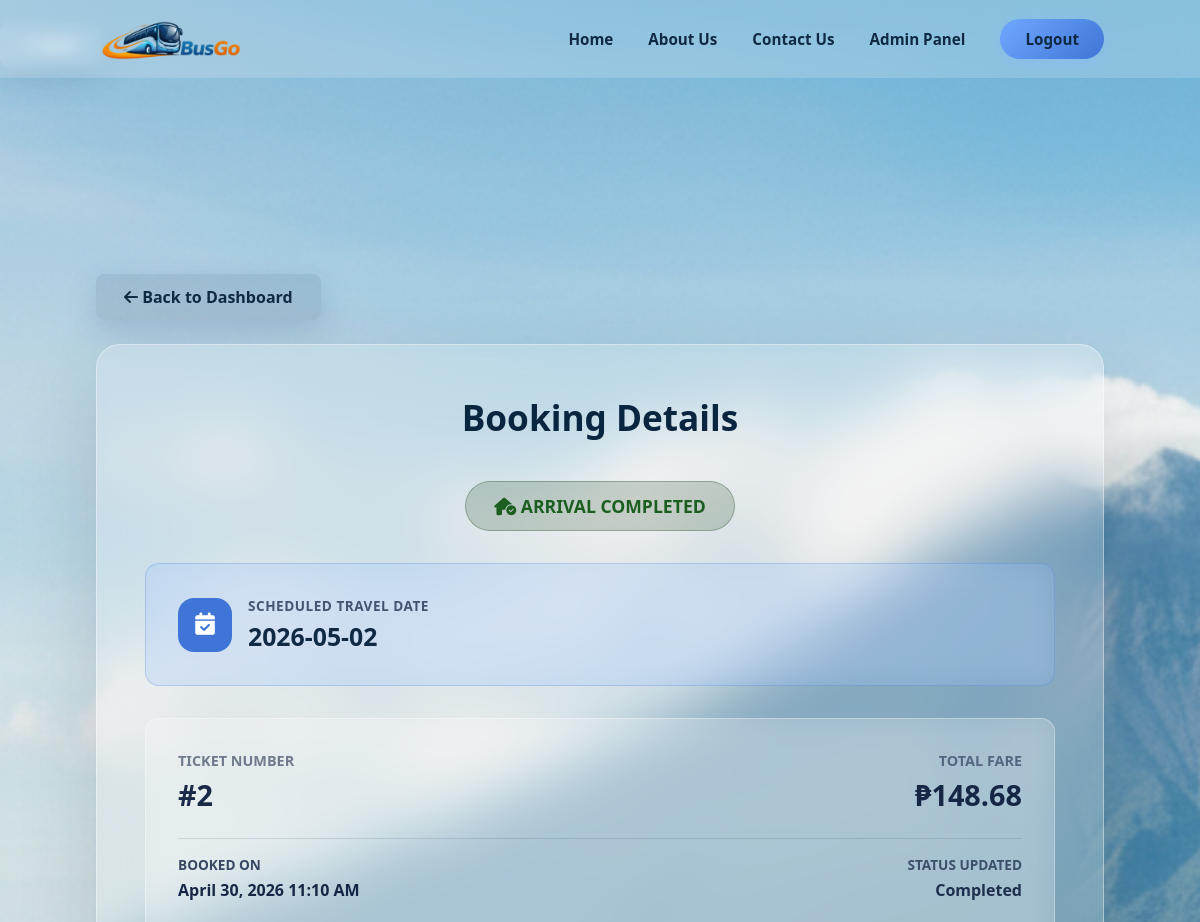
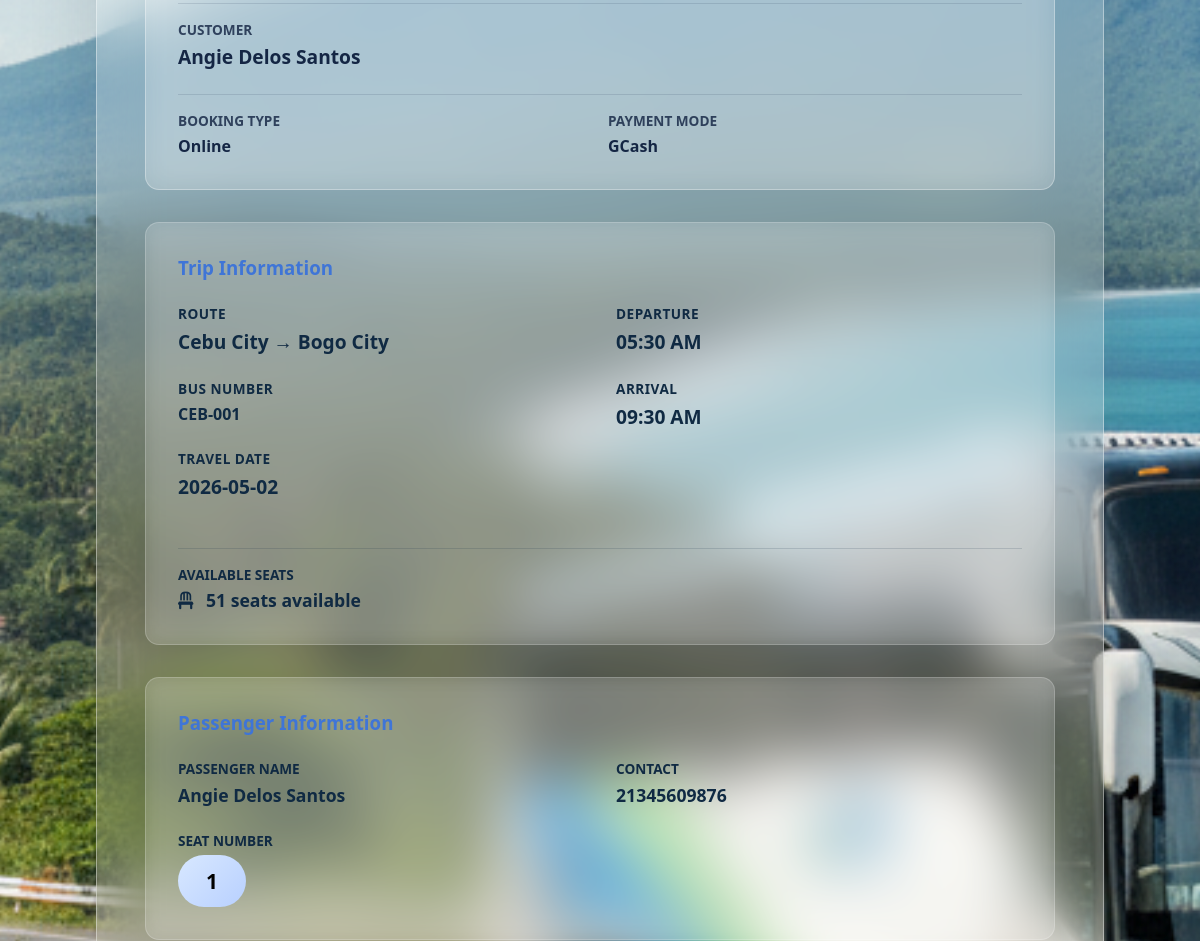
The app's page /admin/booking/2 (signed in, upper part), older data (2 pictures, top to bottom).
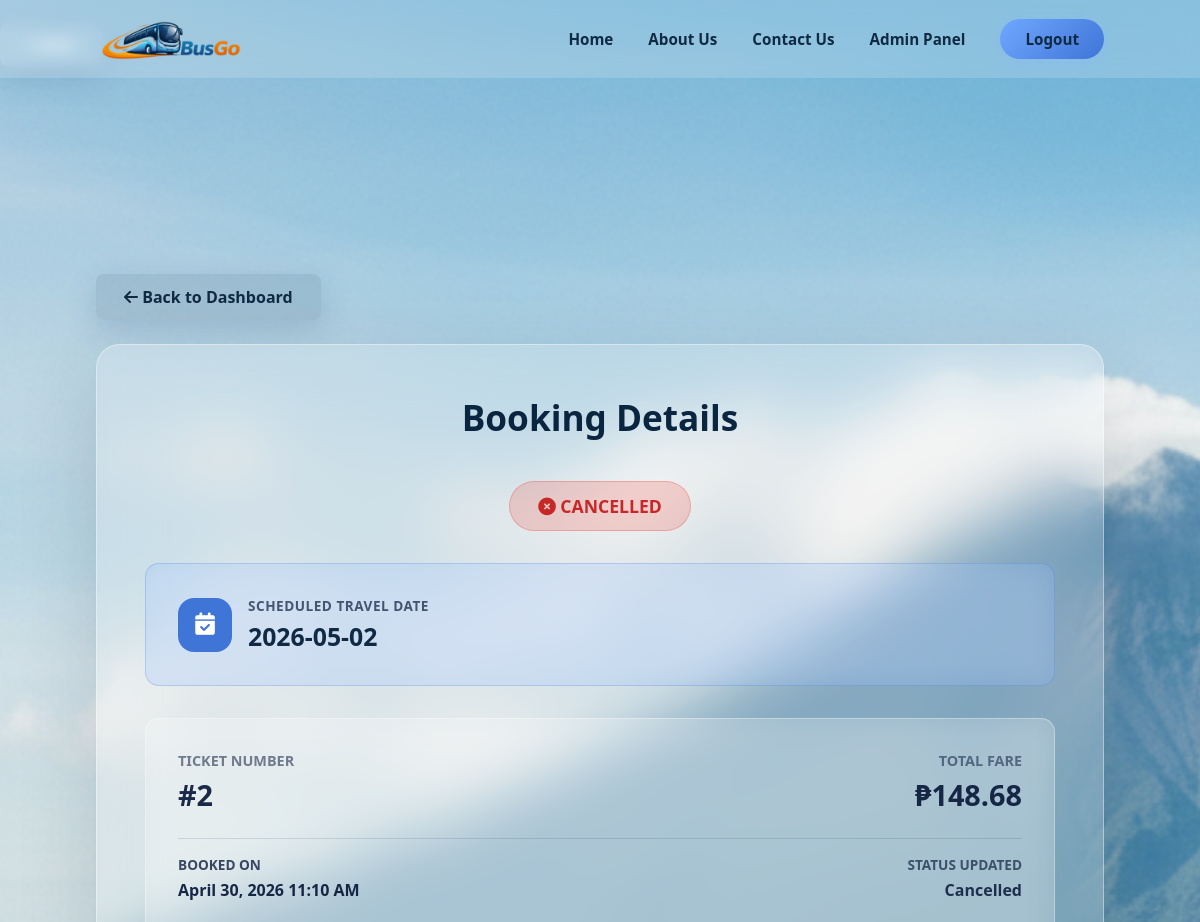
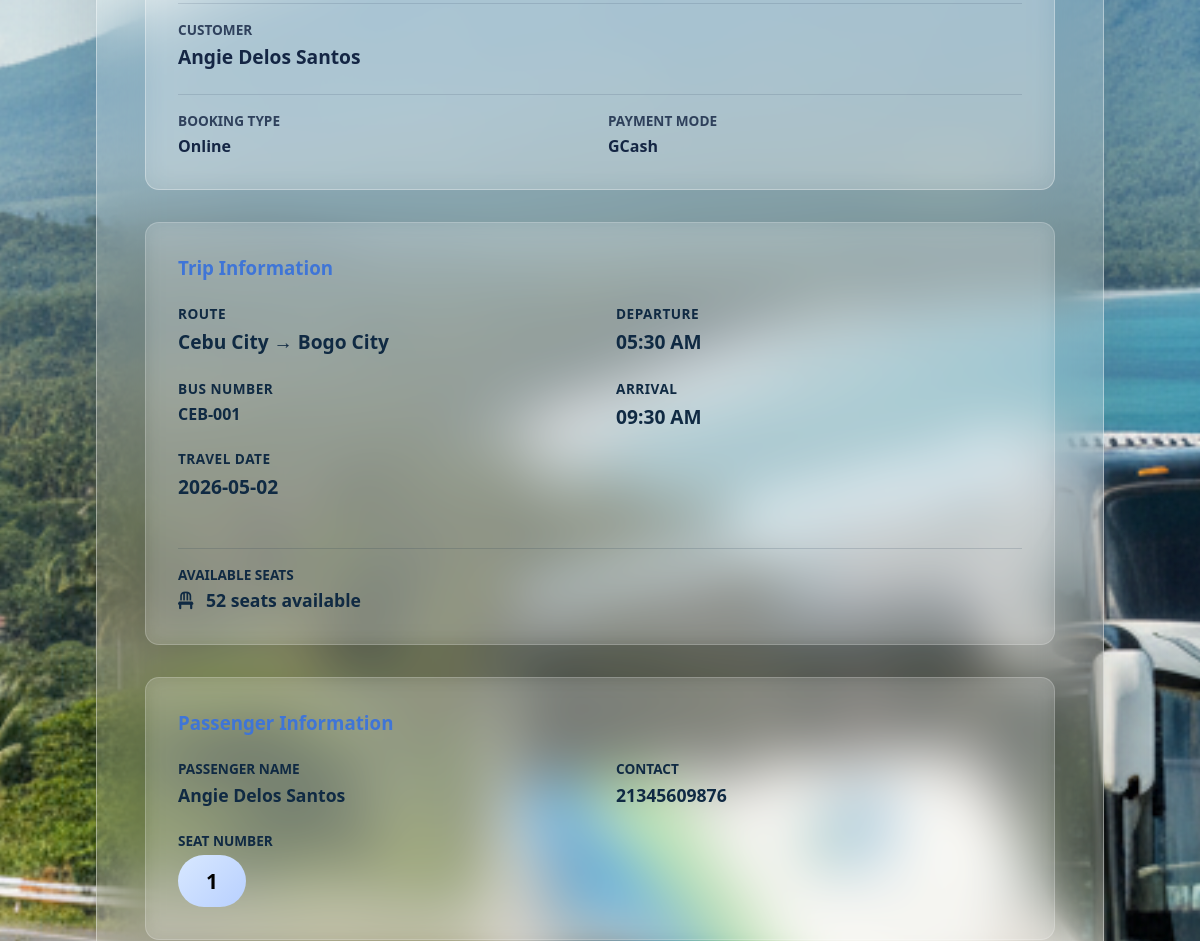
The same page, newer data (2 pictures, top to bottom).
### tables this page shows
CREATE TABLE bookings (
            id INTEGER PRIMARY KEY AUTOINCREMENT,
            user_id INTEGER,
            trip_id INTEGER,
            passenger_id INTEGER,
            seat_number TEXT,
            status TEXT DEFAULT 'waiting for payment',
            booking_type TEXT DEFAULT 'Online',
            payment_method TEXT DEFAULT 'Online',
            created_at TEXT DEFAULT CURRENT_TIMESTAMP, price REAL DEFAULT 0, distance REAL DEFAULT 0, fare_type TEXT DEFAULT 'regular', discount_type TEXT, id_photo_path TEXT, travel_date TEXT,
            FOREIGN KEY(user_id) REFERENCES users(id),
            FOREIGN KEY(trip_id) REFERENCES trips(id),
            FOREIGN KEY(passenger_id) REFERENCES passengers(id)
        );

CREATE TABLE passengers (
            id INTEGER PRIMARY KEY AUTOINCREMENT,
            fullname TEXT,
            contact TEXT
        );

CREATE TABLE buses (
            id INTEGER PRIMARY KEY AUTOINCREMENT,
            bus_no TEXT UNIQUE NOT NULL,
            capacity INTEGER DEFAULT 52,
            status TEXT DEFAULT 'available',
            created_at TEXT DEFAULT CURRENT_TIMESTAMP,
            updated_at TEXT DEFAULT CURRENT_TIMESTAMP
        );

CREATE TABLE trips (id INTEGER PRIMARY KEY AUTOINCREMENT, bus_id INTEGER, route_id INTEGER, departure TEXT, arrival TEXT, status TEXT DEFAULT 'scheduled', FOREIGN KEY (bus_id) REFERENCES buses (id), FOREIGN KEY (route_id) REFERENCES routes (id));

### app.py (the view)
@app.route("/admin/booking/<int:booking_id>")
def admin_view_booking(booking_id):
    if "user_id" not in session or session.get("role") != "admin":
        return redirect(url_for("home"))
    conn = get_db_connection()
    booking = conn.execute("""
        SELECT
            b.id,
            b.seat_number,
            b.status,
            b.trip_id,
            b.created_at,
            b.travel_date,
            b.booking_type,
            b.payment_method,

            p.fullname AS passenger_name,
            p.contact,

            t.departure,
            t.arrival,
            b.price,
            r.origin,
            r.destination,
            (r.origin || ' → ' || r.destination) AS route,

            bu.bus_no,

            u.fullname AS user_name,
            u.email AS user_email

        FROM bookings b
        JOIN passengers p ON b.passenger_id = p.id
        JOIN trips t ON b.trip_id = t.id
        JOIN buses bu ON t.bus_id = bu.id
        JOIN routes r ON t.route_id = r.id
        JOIN users u ON b.user_id = u.id

        WHERE b.id = ?
    """, (booking_id,)).fetchone()
    if not booking:
        conn.close()
        return redirect(url_for("admin_bookings"))
    available_seats = 52 - len(get_seat_statuses(conn, booking["trip_id"], booking["travel_date"]))
    created_at_raw = booking['created_at'] if booking['created_at'] else None
    formatted_created_at = created_at_raw
    if created_at_raw:
        try:
            created_at_parsed = datetime.datetime.strptime(created_at_raw, '%Y-%m-%d %H:%M:%S')
            formatted_created_at = created_at_parsed.strftime('%B %d, %Y %I:%M %p')
        except Exception:
            formatted_created_at = created_at_raw
    conn.close()
    return render_template("status.html", booking=booking, available_seats=available_seats, back_url=url_for('admin_bookings'), user_role='admin', booking_created_at=formatted_created_at)

### templates/status.html (shortened to what this page needs)
{% extends "base.html" %}
{% block content %}
<main class="schedule-main" style="flex-direction: column; align-items: center;">
    <div class="page-back-nav" style="width: 100%; max-width: 1800px; margin: 0 auto 1.5rem auto;">
        <a href="{{ back_url }}" class="back-btn" style="background: rgba(16, 42, 67, 0.1); color: var(--dark-text);">
            <i class="fa-solid fa-arrow-left"></i> Back to Dashboard
        </a>
    </div>
    <div class="schedule-container glass-booking-card">
        <h1 class="schedule-title">Booking Details</h1>
        <div style="text-align: center; margin-bottom: 2rem;">
            <span style="display: inline-block; padding: 12px 28px; border-radius: 50px; font-weight: 700; font-size: 1.1rem;
                {% if booking.status == 'completed' %}
                    background: rgba(30, 70, 32, 0.2); color: #1b5e20; border: 1px solid rgba(30, 70, 32, 0.3);
                {% elif booking.status == 'dispatched' %}
                    background: rgba(13, 71, 161, 0.15); color: #0d47a1; border: 1px solid rgba(13, 71, 161, 0.25);
                {% elif booking.status == 'paid' %}
                    background: rgba(76, 175, 80, 0.2); color: #2e7d32; border: 1px solid rgba(76, 175, 80, 0.3);
                {% elif booking.status == 'cancelled' %}
                    background: rgba(244, 67, 54, 0.2); color: #c62828; border: 1px solid rgba(244, 67, 54, 0.3);
                {% else %}
                    background: rgba(255, 193, 7, 0.2); color: #f57c00; border: 1px solid rgba(255, 193, 7, 0.3);
                {% endif %}">
                <i class="fa-solid {% if booking.status == 'completed' %}fa-house-circle-check{% elif booking.status == 'dispatched' %}fa-bus-simple{% elif booking.status == 'paid' %}fa-check-circle{% elif booking.status == 'cancelled' %}fa-times-circle{% else %}fa-clock{% endif %}"></i>
                {% if booking.status == 'completed' %}
                    ARRIVAL COMPLETED
                {% elif booking.status == 'dispatched' %}
                    IN TRANSIT / BOARDED
                {% elif booking.status == 'paid' %}
                    CONFIRMED / PAID
                {% elif booking.status == 'cancelled' %}
                    CANCELLED
                {% else %}
                    WAITING FOR PAYMENT
                {% endif %}
            </span>
        </div>
        {% if booking.travel_date and booking.booking_type != 'Walk-in' %}
        <div class="booking-panel-blue" style="margin-bottom: 2rem; background: rgba(111, 168, 255, 0.18); border: 1px solid rgba(63, 117, 215, 0.24);">
            <div style="display: flex; align-items: center; gap: 1rem; flex-wrap: wrap;">
                <div style="width: 54px; height: 54px; border-radius: 16px; background: var(--accent-dark); color: white; display: flex; align-items: center; justify-content: center; font-size: 1.4rem;">
                    <i class="fa-solid fa-calendar-check"></i>
                </div>
                <div>
                    <p style="font-size: 0.85rem; color: rgba(15, 31, 62, 0.72); text-transform: uppercase; margin-bottom: 0.25rem; font-weight: 800; letter-spacing: 0.5px;">Scheduled Travel Date</p>
                    <p style="font-size: 1.55rem; font-weight: 800; color: var(--dark-text); margin: 0;">{{ booking.travel_date }}</p>
                </div>
            </div>
        </div>
        {% endif %}
        <div class="booking-panel-blue" style="margin-bottom: 2rem;">
            <div style="display: grid; grid-template-columns: 1fr 1fr; gap: 2rem;">
                <div>
                    <p style="opacity: 0.85; font-size: 0.9rem; text-transform: uppercase; margin-bottom: 0.3rem; font-weight: 600; color: rgba(15, 31, 62, 0.65);">Ticket Number</p>
                    <p style="font-size: 1.8rem; font-weight: 700; color: rgba(15, 31, 62, 0.95);">#{{ booking.id }}</p>
                </div>
                <div style="text-align: right;">
                    <p style="opacity: 0.85; font-size: 0.9rem; text-transform: uppercase; margin-bottom: 0.3rem; font-weight: 600; color: rgba(15, 31, 62, 0.65);">Total Fare</p>
                    <p style="font-size: 1.8rem; font-weight: 700; color: rgba(15, 31, 62, 0.95);">₱{{ "%.2f"|format(booking.price) }}</p>
                </div>
            </div>
            <div style="margin-top: 1.5rem; padding-top: 1rem; border-top: 1px solid rgba(15, 31, 62, 0.12); display: grid; grid-template-columns: 1fr 1fr; gap: 1rem;">
                <div>
                    <p style="font-size: 0.85rem; color: rgba(15, 31, 62, 0.8); text-transform: uppercase; margin-bottom: 0.3rem; font-weight: 700;">Booked On</p>
                    <p style="font-size: 1rem; font-weight: 700; color: rgba(15, 31, 62, 0.96);">{{ booking_created_at if booking_created_at else 'Not available' }}</p>
                </div>
                <div style="text-align: right;">
                    <p style="font-size: 0.85rem; color: rgba(15, 31, 62, 0.7); text-transform: uppercase; margin-bottom: 0.3rem; font-weight: 600;">Status Updated</p>
                    <p style="font-size: 1rem; font-weight: 700; color: rgba(15, 31, 62, 0.9);">{{ booking.status|replace('_', ' ')|capitalize }}</p>
                </div>
            </div>
            <div style="margin-top: 1.5rem; padding-top: 1rem; border-top: 1px solid rgba(15, 31, 62, 0.12);">
                <p style="font-size: 0.85rem; color: rgba(15, 31, 62, 0.8); text-transform: uppercase; margin-bottom: 0.3rem; font-weight: 700;">Customer</p>
                <p style="font-size: 1.2rem; font-weight: 700; color: rgba(15, 31, 62, 0.96);">{{ booking.passenger_name }}</p>
            </div>
            <div style="margin-top: 1.5rem; padding-top: 1rem; border-top: 1px solid rgba(15, 31, 62, 0.12); display: grid; grid-template-columns: 1fr 1fr; gap: 1rem;">
                <div>
                    <p style="font-size: 0.85rem; color: rgba(15, 31, 62, 0.8); text-transform: uppercase; margin-bottom: 0.3rem; font-weight: 700;">Booking Type</p>
                    <p style="font-size: 1rem; font-weight: 700; color: rgba(15, 31, 62, 0.96);">{{ booking.booking_type }}</p>
                </div>
                <div>
                    <p style="font-size: 0.85rem; color: rgba(15, 31, 62, 0.8); text-transform: uppercase; margin-bottom: 0.3rem; font-weight: 700;">Payment Mode</p>
                    <p style="font-size: 1rem; font-weight: 700; color: rgba(15, 31, 62, 0.96);">{{ booking.payment_method }}</p>
                </div>
            </div>
        </div>
        <div class="booking-panel-blue" style="margin-bottom: 2rem; background: rgba(255, 255, 255, 0.1); backdrop-filter: blur(10px); border: 1px solid rgba(255, 255, 255, 0.2);">
            <h3 style="margin-bottom: 1.5rem; color: var(--accent-dark);">Trip Information</h3>
            <div style="display: grid; grid-template-columns: 1fr 1fr; gap: 2rem;">
                <div>
                    <div style="margin-bottom: 1.5rem;">
                        <p style="font-size: 0.85rem; color: var(--dark-text); text-transform: uppercase; margin-bottom: 0.3rem; font-weight: 800; letter-spacing: 0.5px;">Route</p>
                        <p style="font-size: 1.2rem; font-weight: 700; color: var(--dark-text);">{{ booking.route }}</p>
                    </div>
                    <div style="margin-bottom: 1.5rem;">
                        <p style="font-size: 0.85rem; color: var(--dark-text); text-transform: uppercase; margin-bottom: 0.3rem; font-weight: 800; letter-spacing: 0.5px;">Bus Number</p>
                        <p style="font-size: 1rem; font-weight: 700; color: var(--dark-text);">{{ booking.bus_no }}</p>
                    </div>
                    {% if booking.travel_date %}
                    <div style="margin-bottom: 1.5rem;">
                        <p style="font-size: 0.85rem; color: var(--dark-text); text-transform: uppercase; margin-bottom: 0.3rem; font-weight: 800; letter-spacing: 0.5px;">Travel Date</p>
                        <p style="font-size: 1.2rem; font-weight: 800; color: var(--dark-text);">{{ booking.travel_date }}</p>
                    </div>
                    {% endif %}
                </div>
                <div>
                    <div style="margin-bottom: 1.5rem;">
                        <p style="font-size: 0.85rem; color: var(--dark-text); text-transform: uppercase; margin-bottom: 0.3rem; font-weight: 800; letter-spacing: 0.5px;">Departure</p>
                        <p style="font-size: 1.2rem; font-weight: 700; color: var(--dark-text);">{{ booking.departure }}</p>
                    </div>
                    <div style="margin-bottom: 1.5rem;">
                        <p style="font-size: 0.85rem; color: var(--dark-text); text-transform: uppercase; margin-bottom: 0.3rem; font-weight: 800; letter-spacing: 0.5px;">Arrival</p>
                        <p style="font-size: 1.2rem; font-weight: 700; color: var(--dark-text);">{{ booking.arrival }}</p>
                    </div>
                </div>
            </div>
            <div style="margin-top: 1.5rem; padding-top: 1rem; border-top: 1px solid rgba(16, 42, 67, 0.15);">
                <p style="font-size: 0.85rem; color: var(--dark-text); text-transform: uppercase; margin-bottom: 0.3rem; font-weight: 800;">Available Seats</p>
                <p style="font-size: 1.1rem; font-weight: 700; color: var(--dark-text);">
                    <i class="fa-solid fa-chair" style="margin-right: 0.5rem;"></i>
                    {{ available_seats }} seats available
                </p>
            </div>
        </div>
        <div class="booking-panel-blue" style="margin-bottom: 2rem; background: rgba(255, 255, 255, 0.1); backdrop-filter: blur(10px); border: 1px solid rgba(255, 255, 255, 0.2);">
            <h3 style="margin-bottom: 1.5rem; color: var(--accent-dark);">Passenger Information</h3>
            <div style="display: grid; grid-template-columns: 1fr 1fr; gap: 2rem;">
                <div>
                    <p style="font-size: 0.85rem; color: var(--dark-text); text-transform: uppercase; margin-bottom: 0.3rem; font-weight: 800;">Passenger Name</p>
                    <p style="font-size: 1.1rem; font-weight: 700; color: var(--dark-text);">{{ booking.passenger_name }}</p>
                </div>
                <div>
                    <p style="font-size: 0.85rem; color: var(--dark-text); text-transform: uppercase; margin-bottom: 0.3rem; font-weight: 800;">Contact</p>
                    <p style="font-size: 1.1rem; font-weight: 700; color: var(--dark-text);">{{ booking.contact }}</p>
                </div>
            </div>
            <div style="margin-top: 1.5rem;">
                <p style="font-size: 0.85rem; color: var(--dark-text); text-transform: uppercase; margin-bottom: 0.3rem; font-weight: 800;">Seat Number</p>
                <p style="display: inline-block; background: linear-gradient(135deg, var(--yellow), var(--yellow-dark)); color: #000; padding: 12px 28px; border-radius: 50px; font-weight: 700; font-size: 1.3rem;">{{ booking.seat_number }}</p>
            </div>
        </div>
    </div>
</main>
{% endblock %}

Row changes from the older to the newer data that the page shows:
changed bookings "Online": status "Completed" → "Cancelled"
Text that changed along with them:
{{ available_seats }}: "51" → "52"
text no longer shown: "ARRIVAL COMPLETED"
text now shown: "CANCELLED"
